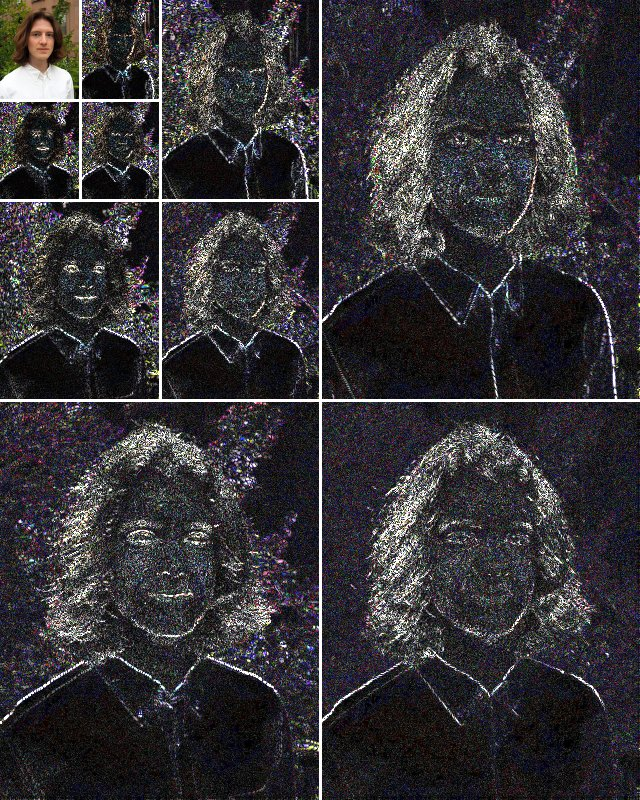
#> input picture _assets/headshotW.jpg, 640 x 800 px
$ python headshot_wavelet.py ../../_assets/headshotW.jpg out.png
#> lines starting #> are read from the running program, lines starting #| are printed output that depends on the picture
"""
Make a wavelet-tree hover image for the index page headshot: a multi-level 2D
CDF 9/7 DWT (the JPEG2000 wavelet) of each RGB channel, laid out as the usual
Mallat pyramid and stacked back into an RGB image.

    python3 _assets/scripts/headshot_wavelet.py _assets/headshot1.jpg _assets/headshotW.jpg

Each subband is scaled jointly across R, G, B so its colors are the real ones.
Detail subbands show |coefficient| on black (--style abs) or the signed
coefficient around mid-gray (--style signed).
"""
import argparse

import numpy as np
from PIL import Image

# CDF 9/7 lifting coefficients
ALPHA, BETA, GAMMA, DELTA, ZETA = -1.586134342, -0.05298011854, 0.8829110762, 0.4435068522, 1.149604398


def dwt97(x, axis):
    # one level along axis (even length), symmetric boundary extension
    x = np.moveaxis(x, axis, 0)
    s, d = x[0::2].copy(), x[1::2].copy()
    nxt = lambda u: np.concatenate([u[1:], u[-1:]])
    prv = lambda u: np.concatenate([u[:1], u[:-1]])
    d += ALPHA * (s + nxt(s))
    s += BETA * (prv(d) + d)
    d += GAMMA * (s + nxt(s))
    s += DELTA * (prv(d) + d)
    return np.moveaxis(s * ZETA, 0, axis), np.moveaxis(d / ZETA, 0, axis)


def dwt2(x):
    L, H = dwt97(x, 0)
    LL, LH = dwt97(L, 1)
    HL, HH = dwt97(H, 1)
    return LL, (LH, HL, HH)


def wavedec2(x, levels):
    details = []
    for _ in range(levels):
        x, d = dwt2(x)
        details.append(d)
    return x, details[::-1]  # coarsest first


def scale(c, style, pct, gamma):
    if style == "abs":
        return np.clip(np.abs(c) / np.percentile(np.abs(c), pct), 0, 1) ** gamma
    return np.clip(0.5 + 0.5 * c / np.percentile(np.abs(c), pct), 0, 1)


def main():
    p = argparse.ArgumentParser()
    p.add_argument("src")
    p.add_argument("dst")
    p.add_argument("--levels", type=int, default=3)
    p.add_argument("--style", choices=["abs", "signed"], default="abs")
    p.add_argument("--pct", type=float, default=99, help="detail percentile mapped to full scale")
    p.add_argument("--gamma", type=float, default=0.75, help="gamma for --style abs")
    p.add_argument("--line", type=int, default=3, help="subband separator width in px (0 = none)")
    args = p.parse_args()

    x = np.asarray(Image.open(args.src).convert("RGB"), dtype=np.float64) / 255
    H, W, _ = x.shape
#> H = 800; W = 640
    m = 2 ** args.levels
    x = np.pad(x, ((0, -H % m), (0, -W % m), (0, 0)), mode="symmetric")

    LL, details = wavedec2(x, args.levels)
#> the loop in wavedec2, `for _ in range(levels):` made 3 passes
#> pass 1, in dwt97, `s, d = x[0::2].copy(), x[1::2].copy()`:
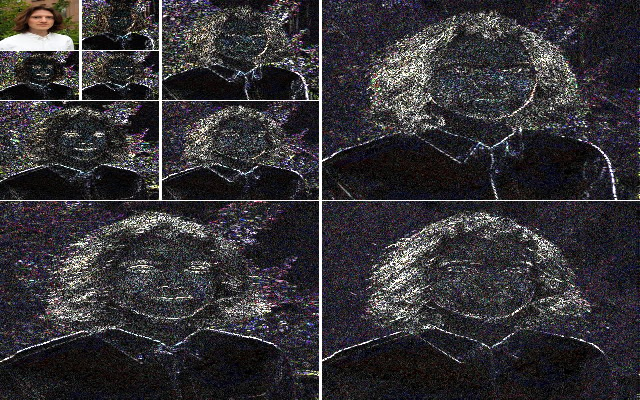
#> s: shape (400, 640, 3) float64; mean of channels 0, 1, 2 0.205, 0.196, 0.211; drawn as R, G, B
#> pass 1, in dwt97, `s, d = x[0::2].copy(), x[1::2].copy()`:
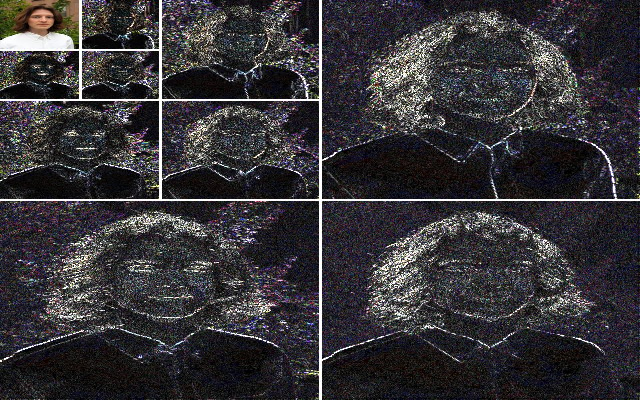
#> d: shape (400, 640, 3) float64; mean of channels 0, 1, 2 0.209, 0.2, 0.215; drawn as R, G, B
#> pass 1, in dwt97, `d += ALPHA * (s + nxt(s))`:
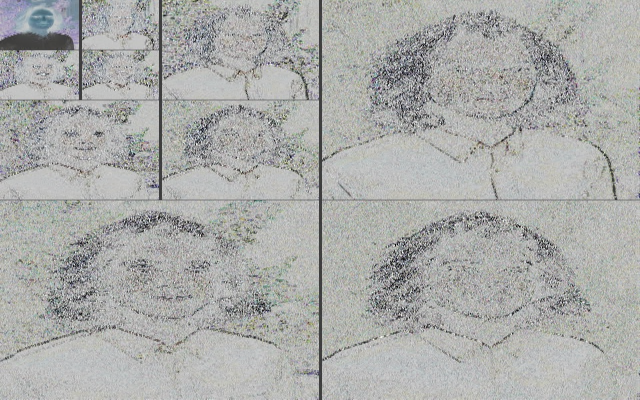
#> d: shape (400, 640, 3) float64; mean of channels 0, 1, 2 -0.441, -0.422, -0.454; drawn with min black and max white
#> after the loop in wavedec2, `for _ in range(levels):`:
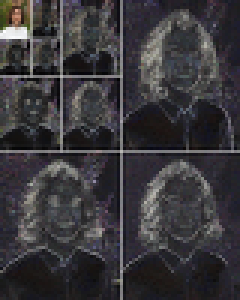
#> x: shape (100, 80, 3) float64 (shown 3 times larger); mean of channels 0, 1, 2 1.66, 1.59, 1.71; drawn with min black and max white
#> after the loop in wavedec2, `for _ in range(levels):`: details = 3 items
#> details = 3 items
    lo, hi = np.percentile(LL, 0.5), np.percentile(LL, 99.5)
#> lo = 0.062; hi = 5.51
    out = np.clip((LL - lo) / (hi - lo), 0, 1)
    for LH, HL, HH in details:
        out = np.block([
            [[out], [scale(LH, args.style, args.pct, args.gamma)]],
            [[scale(HL, args.style, args.pct, args.gamma)], [scale(HH, args.style, args.pct, args.gamma)]],
        ])
#> this loop made 3 passes
#> pass 1, in main, `out = np.block([ [[out], [scale(LH, args.style, args.pct, args.gamma)]..`:
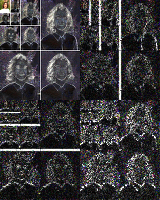
#> out: shape (200, 160, 3) float64; mean of channels 0, 1, 2 0.222, 0.217, 0.225; drawn as R, G, B
#> pass 2, in main, `out = np.block([ [[out], [scale(LH, args.style, args.pct, args.gamma)]..`:
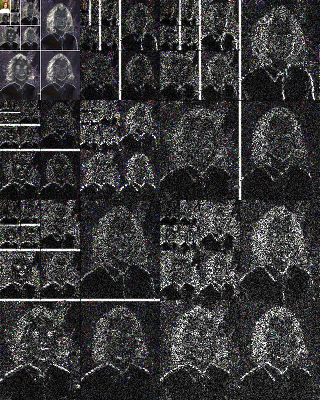
#> out: shape (400, 320, 3) float64; mean of channels 0, 1, 2 0.221, 0.219, 0.223; drawn as R, G, B

    if args.line:
        h, w = LL.shape[:2]
#> h = 100; w = 80
        for _ in range(args.levels):
            out[h - args.line // 2 : h + (args.line + 1) // 2, : 2 * w] = 1
            out[: 2 * h, w - args.line // 2 : w + (args.line + 1) // 2] = 1
            h, w = 2 * h, 2 * w
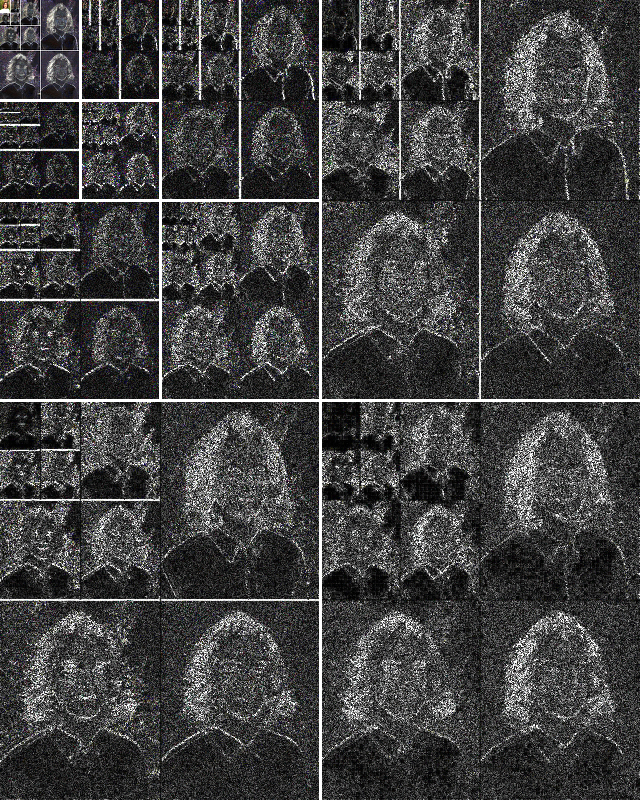
#> out: shape (800, 640, 3) float64; mean of channels 0, 1, 2 0.253, 0.253, 0.254; drawn as R, G, B

    img = Image.fromarray((255 * out).round().astype(np.uint8))
    img.save(args.dst, quality=85)


if __name__ == "__main__":
    main()

$ run again, with _assets/headshotK.jpg copied over _assets/headshotW.jpg
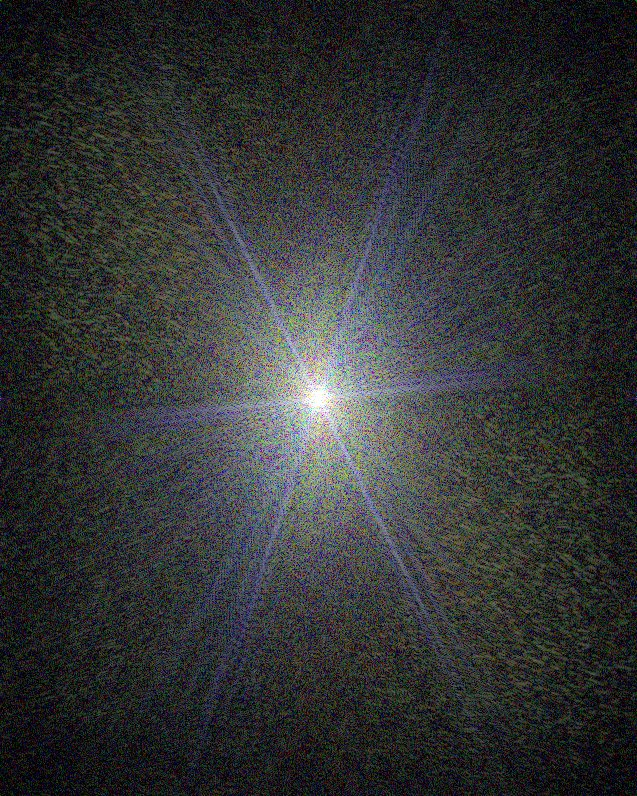
#> input picture _assets/headshotK.jpg, 637 x 796 px
#> after the loop in wavedec2, `for _ in range(levels):`:
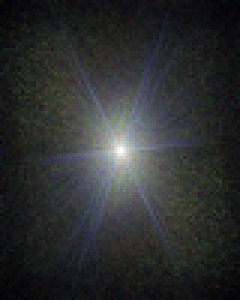
#> x: shape (100, 80, 3) float64 (shown 3 times larger); mean of channels 0, 1, 2 1.58, 1.64, 1.65; drawn with min black and max white
#> after the loop in wavedec2, `for _ in range(levels):`: details = 3 items
#> lo = 0.405; hi = 5.84
#> the loop in main, `for LH, HL, HH in details:` made 3 passes
#> after the loop in main, `for _ in range(args.levels):`:
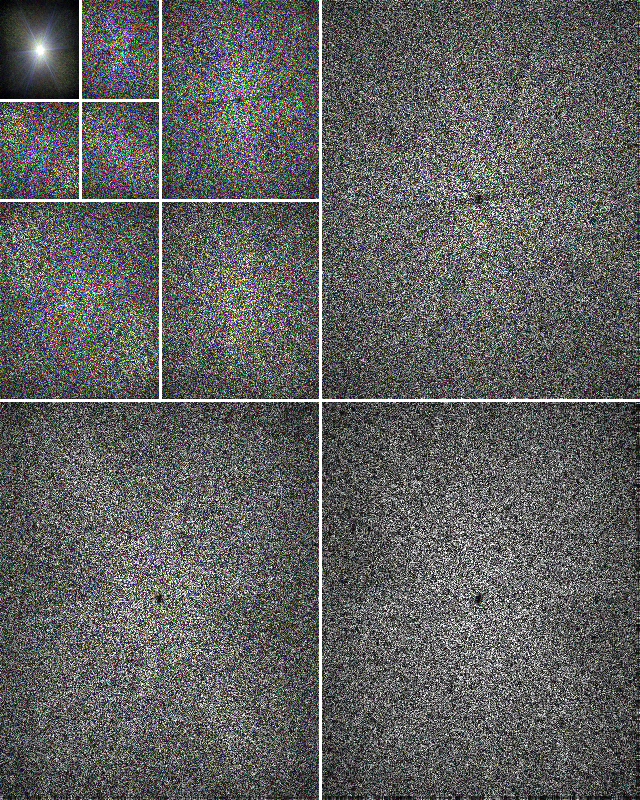
#> out: shape (800, 640, 3) float64; mean of channels 0, 1, 2 0.373, 0.378, 0.373; drawn as R, G, B
